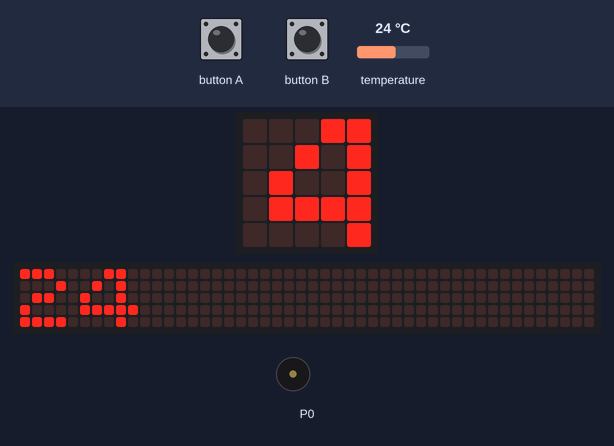
Bench run of a program on a simulated BBC micro:bit running MicroPython. On the bench: the board's 5×5 LED display, a strip that is not on the board, showing the scrolling text unrolled, buzzer (waves = sounding). Inputs (shaded band) come from the test bench; at power-on: temperature 24 °C. The 48×5 strip is a reading aid, not a part: it shows the text the display is scrolling, unrolled, one strip-width of it at a time.

Above: at 1.27 s.
1.3 s: button B pressed for 2.6 s
At 2.43 s:
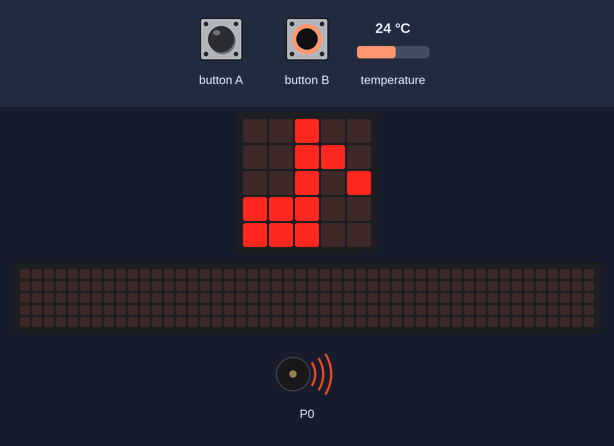
At 9.2 s:
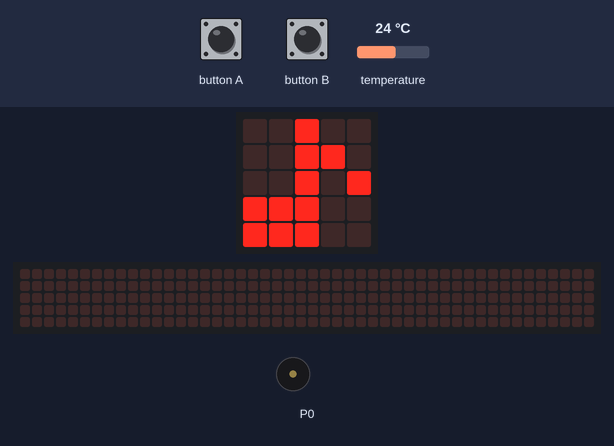
Timing chart, 0 to 11.4 s (numbered marks = the images above; inputs shaded):
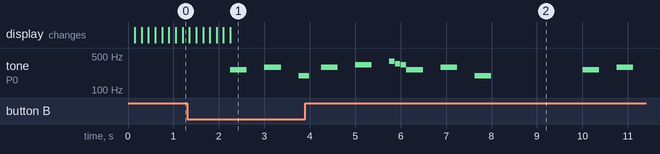

The program:

micro-widgets.py
```python
from microbit import *
import music

module = 1
modules = 2

while True:
    # Inputs
    if button_a.is_pressed():
        if module >= 2:
            display.clear()
            module -= 1
    if button_b.is_pressed():
        if module < modules:
            display.clear()
            module += 1

    # Temperature
    if module == 1:
        display.scroll(temperature())

    # Rick Roll
    if module == 2:
        display.show(Image.MUSIC_QUAVER)
        rickroll = ["C4:3", ":3", "D4:3", ":3", "G3:2", ":3", "D4:3", ":3", "E4:3", ":3", "G4:1", "F4:1", "E4:1", "C4:3", ":3", "D4:3", ":3", "G3:3"]
        music.play(rickroll)
        sleep(2000)
```

Measured:
- after the input at 1.3 s, tone on P0: plays 262 Hz for 0.36 s, 294 Hz for 0.36 s, 196 Hz for 0.24 s, 294 Hz for 0.36 s, 330 Hz for 0.36 s, 392 Hz for 0.12 s … (13 notes in this stretch), starting after 0.95 s; the display: first differs from a run without the input after 0.95 s (image 1)
